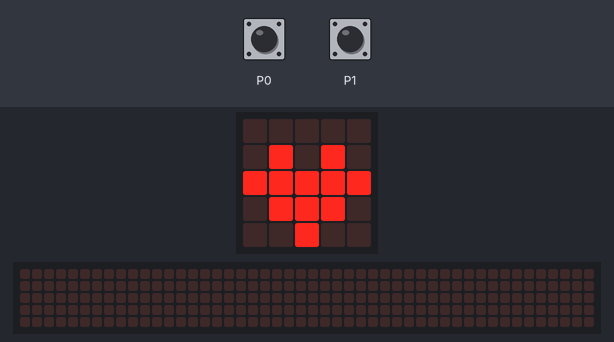
Bench run of a program on a simulated BBC micro:bit (MakeCode). Parts: the board's 5×5 LED display, a strip that is not on the board, showing the scrolling text unrolled. The test bench sets the inputs (shaded band). Random numbers come from a fixed seed; the 48×5 strip is a reading aid, not a part: it shows the text the display is scrolling, unrolled, one strip-width of it at a time.

Above: at 1.7 s.
1.8 s: touch pin P1 pressed for 0.15 s
At 2.02 s:
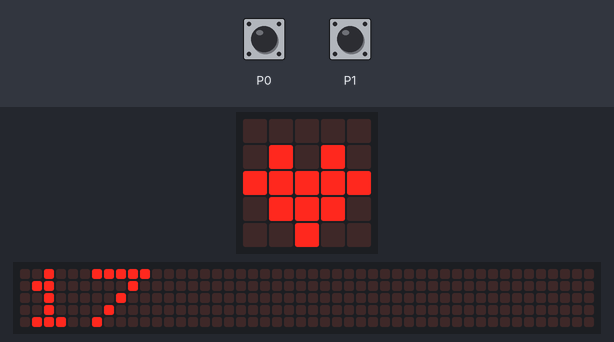
2.5 s: touch pin P0 pressed for 0.15 s
3.2 s: touch pin P1 pressed for 0.15 s
At 7.72 s:
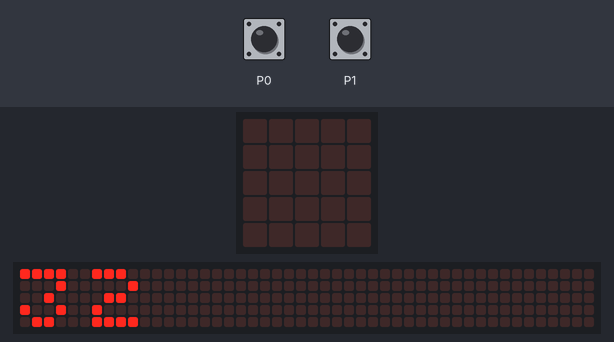
At 15.1 s:
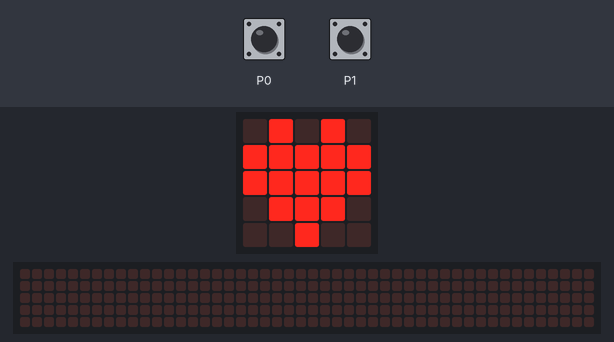

Measured:
- what the display in image 2 shows lasts 0.5 s, from 7.5 s to 8.0 s
- what the display in image 3 shows lasts 1.1 s, from 14.3 s to 15.4 s

The program:

main.ts
```typescript
input.onPinPressed(TouchPin.P0, function () {
    basic.showString("" + (Math.randomBoolean()))
})
input.onPinPressed(TouchPin.P1, function () {
    basic.showString("" + (randint(0, 100)))
})
basic.forever(function () {
    basic.showIcon(IconNames.Heart)
    basic.pause(500)
    basic.showLeds(`
        . . . . .
        . # . # .
        # # # # #
        . # # # .
        . . # . .
        `)
    basic.pause(500)
})
```

test.ts
```typescript
// aquí va el archivo "tests"; esto no se compilará cuando este paquete se utilice como una extensión.
```
